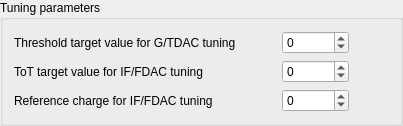
            <widget class="QGroupBox" name="groupBox_3">
             <property name="title">
              <string>Tuning parameters</string>
             </property>
             <layout class="QHBoxLayout" name="horizontalLayout_11">
              <item>
               <layout class="QHBoxLayout">
                <item>
                 <layout class="QVBoxLayout">
                  <item>
                   <widget class="QLabel" name="textLabel1_8">
                    <property name="text">
                     <string>Threshold target value for G/TDAC tuning</string>
                    </property>
                    <property name="wordWrap">
                     <bool>false</bool>
                    </property>
                   </widget>
                  </item>
                  <item>
                   <widget class="QLabel" name="totchargelabel">
                    <property name="text">
                     <string>ToT target value for IF/FDAC tuning</string>
                    </property>
                    <property name="wordWrap">
                     <bool>false</bool>
                    </property>
                   </widget>
                  </item>
                  <item>
                   <widget class="QLabel" name="textLabel3_2">
                    <property name="text">
                     <string>Reference charge for IF/FDAC tuning</string>
                    </property>
                    <property name="wordWrap">
                     <bool>false</bool>
                    </property>
                   </widget>
                  </item>
                 </layout>
                </item>
                <item>
                 <spacer name="horizontalSpacer_23">
                  <property name="orientation">
                   <enum>Qt::Horizontal</enum>
                  </property>
                  <property name="sizeType">
                   <enum>QSizePolicy::Fixed</enum>
                  </property>
                  <property name="sizeHint" stdset="0">
                   <size>
                    <width>40</width>
                    <height>20</height>
                   </size>
                  </property>
                 </spacer>
                </item>
                <item>
                 <layout class="QVBoxLayout">
                  <item>
                   <widget class="QSpinBox" name="thresvalue">
                    <property name="sizePolicy">
                     <sizepolicy hsizetype="Fixed" vsizetype="Fixed">
                      <horstretch>0</horstretch>
                      <verstretch>0</verstretch>
                     </sizepolicy>
                    </property>
                    <property name="minimum">
                     <number>-99999</number>
                    </property>
                    <property name="maximum">
                     <number>999999</number>
                    </property>
                   </widget>
                  </item>
                  <item>
                   <widget class="QSpinBox" name="totvalue">
                    <property name="sizePolicy">
                     <sizepolicy hsizetype="Fixed" vsizetype="Fixed">
                      <horstretch>0</horstretch>
                      <verstretch>0</verstretch>
                     </sizepolicy>
                    </property>
                    <property name="minimum">
                     <number>-99999</number>
                    </property>
                    <property name="maximum">
                     <number>999999</number>
                    </property>
                   </widget>
                  </item>
                  <item>
                   <widget class="QSpinBox" name="totcharge">
                    <property name="sizePolicy">
                     <sizepolicy hsizetype="Fixed" vsizetype="Fixed">
                      <horstretch>0</horstretch>
                      <verstretch>0</verstretch>
                     </sizepolicy>
                    </property>
                    <property name="minimum">
                     <number>-99999</number>
                    </property>
                    <property name="maximum">
                     <number>999999</number>
                    </property>
                   </widget>
                  </item>
                 </layout>
                </item>
                <item>
                 <spacer name="horizontalSpacer_24">
                  <property name="orientation">
                   <enum>Qt::Horizontal</enum>
                  </property>
                  <property name="sizeHint" stdset="0">
                   <size>
                    <width>40</width>
                    <height>20</height>
                   </size>
                  </property>
                 </spacer>
                </item>
               </layout>
              </item>
             </layout>
            </widget>
